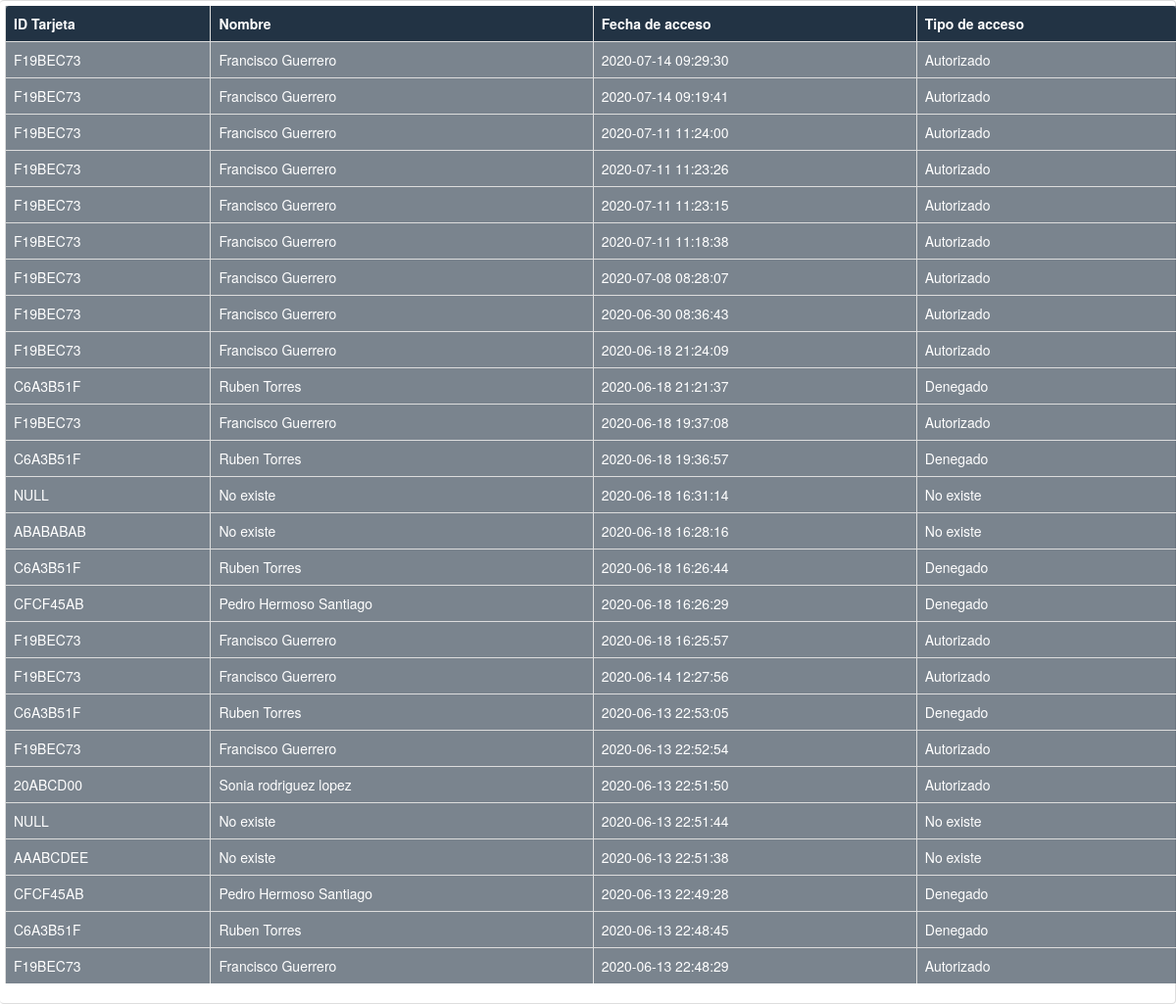
Screenshot of /RFID/index.php with the database file from the repository.
### tables this page shows
CREATE TABLE IF NOT EXISTS `access_control` (
  `id_card` varchar(11) NOT NULL,
  `name_patient` varchar(100) NOT NULL,
  `last_access` datetime DEFAULT NULL,
  `type_access` varchar(255) DEFAULT NULL
);

### RFID/index.php (the view, shortened to what this page needs)
<!DOCTYPE html>
<html lang="es">
<html>
	<head>
		<link href="css/bootstrap.min.css" rel="stylesheet">
	</head>
	<body>
		<div class="table-bordered">
            <div class="row">
                <table class="table">
                  <thead>
                    <tr bgcolor="#223344">
                        <th>ID Tarjeta</th>
                        <th>Nombre</th>
                        <th>Fecha de acceso</th>
                        <th>Tipo de acceso</th>
                    </tr>
                  </thead>
                  <tbody>
                  <?php
                  $pdo = Database::connect();
                  $sql = 'SELECT * FROM `access_control` ORDER BY last_access DESC';
                  foreach ($pdo->query($sql) as $row) {
                      echo '<tr>';
                      echo '<td>'. $row['id_card'] . '</td>';
                      echo '<td>'. $row['name_patient'] . '</td>';
                      echo '<td>'. $row['last_access'] . '</td>';
                      echo '<td>'. $row['type_access'] . '</td>';
                      echo '</tr>';
                  }
                  ?>
                  </tbody>
				</table>
			</div>
		</div>
	</body>
</html>

### RFID/index.php (style rules this page uses)
.table { margin-left: 25px; margin-top: 5px; width: 98%; color: #ffffff; background-color: rgba(34,51,68,0.60); }

### rows the page displays
access_control: id_card "F19BEC73", name_patient "Francisco Guerrero", last_access "2020-07-14 09:29:30", type_access "Autorizado"
access_control: id_card "F19BEC73", name_patient "Francisco Guerrero", last_access "2020-07-14 09:19:41", type_access "Autorizado"
access_control: id_card "F19BEC73", name_patient "Francisco Guerrero", last_access "2020-07-11 11:24:00", type_access "Autorizado"
access_control: id_card "F19BEC73", name_patient "Francisco Guerrero", last_access "2020-07-11 11:23:26", type_access "Autorizado"
access_control: id_card "F19BEC73", name_patient "Francisco Guerrero", last_access "2020-07-11 11:23:15", type_access "Autorizado"
access_control: id_card "F19BEC73", name_patient "Francisco Guerrero", last_access "2020-07-11 11:18:38", type_access "Autorizado"
access_control: id_card "F19BEC73", name_patient "Francisco Guerrero", last_access "2020-07-08 08:28:07", type_access "Autorizado"
access_control: id_card "F19BEC73", name_patient "Francisco Guerrero", last_access "2020-06-30 08:36:43", type_access "Autorizado"
access_control: id_card "F19BEC73", name_patient "Francisco Guerrero", last_access "2020-06-18 21:24:09", type_access "Autorizado"
access_control: id_card "C6A3B51F", name_patient "Ruben Torres", last_access "2020-06-18 21:21:37", type_access "Denegado"
access_control: id_card "F19BEC73", name_patient "Francisco Guerrero", last_access "2020-06-18 19:37:08", type_access "Autorizado"
access_control: id_card "C6A3B51F", name_patient "Ruben Torres", last_access "2020-06-18 19:36:57", type_access "Denegado"
access_control: id_card "NULL", name_patient "No existe", last_access "2020-06-18 16:31:14", type_access "No existe"
access_control: id_card "ABABABAB", name_patient "No existe", last_access "2020-06-18 16:28:16", type_access "No existe"
access_control: id_card "C6A3B51F", name_patient "Ruben Torres", last_access "2020-06-18 16:26:44", type_access "Denegado"
access_control: id_card "CFCF45AB", name_patient "Pedro Hermoso Santiago", last_access "2020-06-18 16:26:29", type_access "Denegado"
access_control: id_card "F19BEC73", name_patient "Francisco Guerrero", last_access "2020-06-18 16:25:57", type_access "Autorizado"
access_control: id_card "F19BEC73", name_patient "Francisco Guerrero", last_access "2020-06-14 12:27:56", type_access "Autorizado"
access_control: id_card "C6A3B51F", name_patient "Ruben Torres", last_access "2020-06-13 22:53:05", type_access "Denegado"
access_control: id_card "F19BEC73", name_patient "Francisco Guerrero", last_access "2020-06-13 22:52:54", type_access "Autorizado"
access_control: id_card "20ABCD00", name_patient "Sonia rodriguez lopez", last_access "2020-06-13 22:51:50", type_access "Autorizado"
access_control: id_card "NULL", name_patient "No existe", last_access "2020-06-13 22:51:44", type_access "No existe"
access_control: id_card "AAABCDEE", name_patient "No existe", last_access "2020-06-13 22:51:38", type_access "No existe"
access_control: id_card "CFCF45AB", name_patient "Pedro Hermoso Santiago", last_access "2020-06-13 22:49:28", type_access "Denegado"
access_control: id_card "C6A3B51F", name_patient "Ruben Torres", last_access "2020-06-13 22:48:45", type_access "Denegado"
access_control: id_card "F19BEC73", name_patient "Francisco Guerrero", last_access "2020-06-13 22:48:29", type_access "Autorizado"
